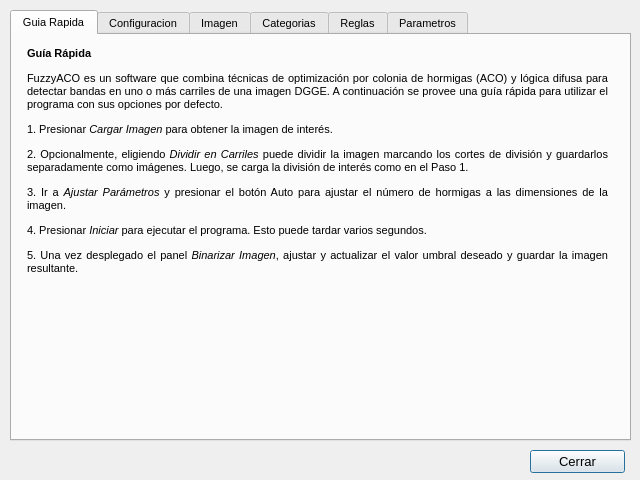
<?xml version="1.0" encoding="UTF-8"?>
<ui version="4.0">
 <class>helpDialog</class>
 <widget class="QDialog" name="helpDialog">
  <property name="windowModality">
   <enum>Qt::ApplicationModal</enum>
  </property>
  <property name="geometry">
   <rect>
    <x>0</x>
    <y>0</y>
    <width>640</width>
    <height>480</height>
   </rect>
  </property>
  <property name="minimumSize">
   <size>
    <width>640</width>
    <height>480</height>
   </size>
  </property>
  <property name="maximumSize">
   <size>
    <width>640</width>
    <height>480</height>
   </size>
  </property>
  <property name="windowTitle">
   <string>Ayuda</string>
  </property>
  <widget class="QPushButton" name="closeButton">
   <property name="geometry">
    <rect>
     <x>530</x>
     <y>450</y>
     <width>95</width>
     <height>23</height>
    </rect>
   </property>
   <property name="font">
    <font>
     <family>MS Shell Dlg 2</family>
     <pointsize>10</pointsize>
    </font>
   </property>
   <property name="text">
    <string>Cerrar</string>
   </property>
  </widget>
  <widget class="QTabWidget" name="helpWidget">
   <property name="geometry">
    <rect>
     <x>10</x>
     <y>10</y>
     <width>621</width>
     <height>431</height>
    </rect>
   </property>
   <property name="font">
    <font>
     <pointsize>8</pointsize>
    </font>
   </property>
   <property name="tabPosition">
    <enum>QTabWidget::North</enum>
   </property>
   <property name="currentIndex">
    <number>0</number>
   </property>
   <widget class="QWidget" name="tab_0">
    <attribute name="title">
     <string>Guia Rapida</string>
    </attribute>
    <widget class="QLabel" name="label_0">
     <property name="geometry">
      <rect>
       <x>15</x>
       <y>12</y>
       <width>581</width>
       <height>361</height>
      </rect>
     </property>
     <property name="text">
      <string>&lt;html&gt;&lt;head/&gt;&lt;body&gt;&lt;p align=&quot;justify&quot;&gt;&lt;span style=&quot; font-weight:600;&quot;&gt;Guía Rápida&lt;/span&gt;&lt;/p&gt;&lt;p align=&quot;justify&quot;&gt;FuzzyACO es un software que combina técnicas de optimización por colonia de hormigas (ACO) y lógica difusa para detectar bandas en uno o más carriles de una imagen DGGE. A continuación se provee una guía rápida para utilizar el programa con sus opciones por defecto.&lt;/p&gt;&lt;p align=&quot;justify&quot;&gt;1. Presionar &lt;span style=&quot; font-style:italic;&quot;&gt;Cargar Imagen&lt;/span&gt; para obtener la imagen de interés.&lt;/p&gt;&lt;p align=&quot;justify&quot;&gt;2. Opcionalmente, eligiendo &lt;span style=&quot; font-style:italic;&quot;&gt;Dividir en Carriles&lt;/span&gt; puede dividir la imagen marcando los cortes de división y guardarlos separadamente como imágenes. Luego, se carga la división de interés como en el Paso 1.&lt;/p&gt;&lt;p align=&quot;justify&quot;&gt;3. Ir a &lt;span style=&quot; font-style:italic;&quot;&gt;Ajustar Parámetros&lt;/span&gt; y presionar el botón Auto para ajustar el número de hormigas a las dimensiones de la imagen.&lt;/p&gt;&lt;p align=&quot;justify&quot;&gt;4. Presionar&lt;span style=&quot; font-style:italic;&quot;&gt; Iniciar&lt;/span&gt; para ejecutar el programa. Esto puede tardar varios segundos.&lt;/p&gt;&lt;p align=&quot;justify&quot;&gt;5. Una vez desplegado el panel &lt;span style=&quot; font-style:italic;&quot;&gt;Binarizar Imagen&lt;/span&gt;, ajustar y actualizar el valor umbral deseado y guardar la imagen resultante.&lt;/p&gt;&lt;/body&gt;&lt;/html&gt;</string>
     </property>
     <property name="scaledContents">
      <bool>false</bool>
     </property>
     <property name="alignment">
      <set>Qt::AlignLeading|Qt::AlignLeft|Qt::AlignTop</set>
     </property>
     <property name="wordWrap">
      <bool>true</bool>
     </property>
    </widget>
   </widget>
   <widget class="QWidget" name="tab_1">
    <attribute name="title">
     <string>Configuracion</string>
    </attribute>
    <widget class="QLabel" name="label_1">
     <property name="geometry">
      <rect>
       <x>10</x>
       <y>10</y>
       <width>591</width>
       <height>361</height>
      </rect>
     </property>
     <property name="text">
      <string>&lt;html&gt;&lt;head/&gt;&lt;body&gt;&lt;p align=&quot;justify&quot;&gt;&lt;span style=&quot; font-weight:600;&quot;&gt;Consideraciones Importantes&lt;/span&gt;&lt;/p&gt;&lt;p align=&quot;justify&quot;&gt;En el directorio del ejecutable del programa deben estar presentes los sub-directorios &lt;span style=&quot; font-style:italic;&quot;&gt;config&lt;/span&gt; y &lt;span style=&quot; font-style:italic;&quot;&gt;resources&lt;/span&gt;. El primero debe contener el archivo &lt;span style=&quot; font-style:italic;&quot;&gt;default.cfg&lt;/span&gt; incluido con la distribución del programa; éste es el archivo de configuración (categorías difusas, reglas difusas y otros parámetros) del software por defecto, y se carga cada vez que se inicia la interfaz. El segundo, contiene elementos gráficos de la interfaz y se recomienda no alterarlo.&lt;/p&gt;&lt;p align=&quot;justify&quot;&gt;Se pueden crear archivos de configuración adicionales presionando el botón &lt;span style=&quot; font-style:italic;&quot;&gt;Guardar Configuración&lt;/span&gt;, el cual almacenará el conjunto de categorías, reglas y parámetros activos en el software en ese momento a un archivo de extensión &lt;span style=&quot; font-style:italic;&quot;&gt;.cfg&lt;/span&gt;. Tener presente que de esta manera se puede sobreescribir el archivo &lt;span style=&quot; font-style:italic;&quot;&gt;config/default.cfg&lt;/span&gt; si no se tiene cuidado. Para cargar un archivo de configuración existente, utilizar la opción &lt;span style=&quot; font-style:italic;&quot;&gt;Cargar Configuración&lt;/span&gt;.&lt;/p&gt;&lt;p align=&quot;justify&quot;&gt;Si bien los archivos de configuración pueden ser editados a través de un editor de texto, se recomienda hacerlo directamente desde el programa para preservar la integridad del conjunto de categorías, reglas y parámetros considerado.&lt;/p&gt;&lt;p align=&quot;justify&quot;&gt;Cada vez que se ejecuta el programa se agrega al final del archivo de texto &lt;span style=&quot; font-style:italic;&quot;&gt;runlog.txt&lt;/span&gt; el tiempo en segundos que tomó dicha ejecución. Si dicho archivo no está presente en el directorio del programa, se creará automáticamente.&lt;/p&gt;&lt;p align=&quot;justify&quot;&gt;&lt;span style=&quot; font-weight:600;&quot;&gt;Cargar Configuración&lt;/span&gt;&lt;/p&gt;&lt;p align=&quot;justify&quot;&gt;Mediante este botón se carga un archivo de configuración &lt;span style=&quot; font-style:italic;&quot;&gt;.cfg&lt;/span&gt;. Esta acción reemplazará los parámetros, categorías y reglas difusas utilizadas hasta ese momento por aquellas contenidas en el archivo &lt;span style=&quot; font-style:italic;&quot;&gt;.cfg&lt;/span&gt; seleccionado.&lt;/p&gt;&lt;p align=&quot;justify&quot;&gt;&lt;span style=&quot; font-weight:600;&quot;&gt;Guardar Configuración&lt;/span&gt;&lt;/p&gt;&lt;p align=&quot;justify&quot;&gt;Con este botón se puede almacenar la configuración actual de parámetros, categorías y reglas difusas a un archivo de configuración &lt;span style=&quot; font-style:italic;&quot;&gt;.cfg&lt;/span&gt;.&lt;/p&gt;&lt;/body&gt;&lt;/html&gt;</string>
     </property>
     <property name="scaledContents">
      <bool>false</bool>
     </property>
     <property name="alignment">
      <set>Qt::AlignLeading|Qt::AlignLeft|Qt::AlignTop</set>
     </property>
     <property name="wordWrap">
      <bool>true</bool>
     </property>
    </widget>
   </widget>
   <widget class="QWidget" name="tab_2">
    <attribute name="title">
     <string>Imagen</string>
    </attribute>
    <widget class="QLabel" name="label_2">
     <property name="geometry">
      <rect>
       <x>10</x>
       <y>10</y>
       <width>581</width>
       <height>361</height>
      </rect>
     </property>
     <property name="text">
      <string>&lt;html&gt;&lt;head/&gt;&lt;body&gt;&lt;p align=&quot;justify&quot;&gt;&lt;span style=&quot; font-weight:600;&quot;&gt;Cargar Imagen&lt;/span&gt;&lt;/p&gt;&lt;p align=&quot;justify&quot;&gt;Este botón abre un cuadro de diálogo para escoger la imagen a ser procesada por el programa o propiciar su división en carriles. Se aceptan los formatos &lt;span style=&quot; font-style:italic;&quot;&gt;.png&lt;/span&gt;, &lt;span style=&quot; font-style:italic;&quot;&gt;.jpg&lt;/span&gt; y &lt;span style=&quot; font-style:italic;&quot;&gt;.bmp&lt;/span&gt;.&lt;/p&gt;&lt;p align=&quot;justify&quot;&gt;&lt;span style=&quot; font-weight:600;&quot;&gt;Dividir en Carriles&lt;/span&gt;&lt;/p&gt;&lt;p align=&quot;justify&quot;&gt;A través de este panel se puede dividir la imagen ya cargada en el programa en carriles. Para ello, se desplaza el marcador a la posición donde se desea producir el corte y se presiona el botón &lt;span style=&quot; font-style:italic;&quot;&gt;Agregar Carril&lt;/span&gt;. Con el botón &lt;span style=&quot; font-style:italic;&quot;&gt;Deshacer&lt;/span&gt; se elimina (secuencialmente) el último corte realizado, mientras que la opción &lt;span style=&quot; font-style:italic;&quot;&gt;Borrar Todo&lt;/span&gt; los elimina todos. Finalmente, con el botón &lt;span style=&quot; font-style:italic;&quot;&gt;Guardar&lt;/span&gt; se especifica un nombre y un directorio para almacenar las nuevas imágenes correspondientes a cada división, en formato &lt;span style=&quot; font-style:italic;&quot;&gt;.png&lt;/span&gt;. Por ejemplo, si se especifica el nombre 'Carril' y se definieron tres cortes, los segmentos a guardar corresponderán a los archivos 'Carril 0.png', 'Carril 1.png', 'Carril 2.png' y 'Carril 3.png'.&lt;/p&gt;&lt;p align=&quot;justify&quot;&gt;&lt;span style=&quot; font-weight:600;&quot;&gt;Binarizar Imagen&lt;/span&gt;&lt;/p&gt;&lt;p align=&quot;justify&quot;&gt;En este panel se visualiza la imagen binarizada una vez ejecutado el programa.&lt;/p&gt;&lt;p align=&quot;justify&quot;&gt;Para cambiar el valor umbral, desplazar el marcardor al valor deseado. Para actualizar la apariencia de la imagen resultante, presionar el botón &lt;span style=&quot; font-style:italic;&quot;&gt;Actualizar&lt;/span&gt;. Para recuperar el valor umbral sugerido por el algoritmo, presionar el botón &lt;span style=&quot; font-style:italic;&quot;&gt;Aplicar Isodata&lt;/span&gt;. Para guardar la imagen mostrada, oprimir el botón &lt;span style=&quot; font-style:italic;&quot;&gt;Guardar&lt;/span&gt;. &lt;/p&gt;&lt;/body&gt;&lt;/html&gt;</string>
     </property>
     <property name="scaledContents">
      <bool>false</bool>
     </property>
     <property name="alignment">
      <set>Qt::AlignLeading|Qt::AlignLeft|Qt::AlignTop</set>
     </property>
     <property name="wordWrap">
      <bool>true</bool>
     </property>
    </widget>
   </widget>
   <widget class="QWidget" name="tab_3">
    <attribute name="title">
     <string>Categorias</string>
    </attribute>
    <widget class="QLabel" name="label_3">
     <property name="geometry">
      <rect>
       <x>10</x>
       <y>10</y>
       <width>581</width>
       <height>361</height>
      </rect>
     </property>
     <property name="text">
      <string>&lt;html&gt;&lt;head/&gt;&lt;body&gt;&lt;p align=&quot;justify&quot;&gt;&lt;span style=&quot; font-weight:600;&quot;&gt;Administrar Categorías Difusas&lt;/span&gt;&lt;/p&gt;&lt;p align=&quot;justify&quot;&gt;En este panel se pueden agregar o eliminar categorías difusas para cada una de las categorías difusas: &lt;span style=&quot; font-style:italic;&quot;&gt;mRow&lt;/span&gt;, &lt;span style=&quot; font-style:italic;&quot;&gt;mCol&lt;/span&gt;, &lt;span style=&quot; font-style:italic;&quot;&gt;iDiag&lt;/span&gt;, &lt;span style=&quot; font-style:italic;&quot;&gt;edge&lt;/span&gt;; así como modificar los parámetros de sus funciones de pertenencia.&lt;/p&gt;&lt;p align=&quot;justify&quot;&gt;Para agregar una categoría difusa a la variable difusa seleccionada, presionar el botón &lt;span style=&quot; font-style:italic;&quot;&gt;más&lt;/span&gt; (+). Esta acción duplicará la categoría difusa seleccionada. Para cambiar su nombre, modificar el campo 'Nombre' y presionar &lt;span style=&quot; font-style:italic;&quot;&gt;Cambiar&lt;/span&gt;. Para mover la categoría difusa a otra variable, seleccionar dicha variable en las opciones de 'Variable' y oprimir &lt;span style=&quot; font-style:italic;&quot;&gt;Cambiar&lt;/span&gt;. Para eliminar una categoría difusa, seleccionarla y presionar el botón &lt;span style=&quot; font-style:italic;&quot;&gt;menos&lt;/span&gt; (-). Notar que cada variable difusa debe contener al menos una categoría difusa. &lt;/p&gt;&lt;/body&gt;&lt;/html&gt;</string>
     </property>
     <property name="scaledContents">
      <bool>false</bool>
     </property>
     <property name="alignment">
      <set>Qt::AlignLeading|Qt::AlignLeft|Qt::AlignTop</set>
     </property>
     <property name="wordWrap">
      <bool>true</bool>
     </property>
    </widget>
   </widget>
   <widget class="QWidget" name="tab_4">
    <attribute name="title">
     <string>Reglas</string>
    </attribute>
    <widget class="QLabel" name="label_4">
     <property name="geometry">
      <rect>
       <x>10</x>
       <y>10</y>
       <width>581</width>
       <height>361</height>
      </rect>
     </property>
     <property name="text">
      <string>&lt;html&gt;&lt;head/&gt;&lt;body&gt;&lt;p align=&quot;justify&quot;&gt;&lt;span style=&quot; font-weight:600;&quot;&gt;Administrar Reglas Difusas&lt;/span&gt;&lt;/p&gt;&lt;p align=&quot;justify&quot;&gt;Mediante este panel es posible modificar las reglas de inferencia difusa utilizadas para la generación de la información heurística del modelo.&lt;/p&gt;&lt;p align=&quot;justify&quot;&gt;Para agregar una regla, presionar el botón &lt;span style=&quot; font-style:italic;&quot;&gt;más&lt;/span&gt; (+) del selector de reglas para duplicar la regla seleccionada. Para eliminar una regla, presionar el botón &lt;span style=&quot; font-style:italic;&quot;&gt;menos&lt;/span&gt; (-) del selector de reglas. Se debe contar con al menos una regla en todo momento.&lt;/p&gt;&lt;p align=&quot;justify&quot;&gt;Para agregar una categoría difusa a la regla seleccionada, oprimir el botón &lt;span style=&quot; font-style:italic;&quot;&gt;más&lt;/span&gt; (+) del selector de categorías. Esto duplicará la categoría seleccionada. Para modificarla, escoger una variable y categoría de los campos correspondientes. Para eliminar una categoría, hacer clic en el botón &lt;span style=&quot; font-style:italic;&quot;&gt;menos&lt;/span&gt; (-) del selector de categorías. Solo se pueden eliminar categorías de las variables de entrada (&lt;span style=&quot; font-style:italic;&quot;&gt;mRow&lt;/span&gt;, &lt;span style=&quot; font-style:italic;&quot;&gt;mCol&lt;/span&gt;, &lt;span style=&quot; font-style:italic;&quot;&gt;iDiag&lt;/span&gt;) de esta manera, y de entre éstas debe estar presente al menos una en la regla respectiva. Conversamente, no puede haber más de una categoría de salida (&lt;span style=&quot; font-style:italic;&quot;&gt;edge&lt;/span&gt;) por regla. &lt;/p&gt;&lt;/body&gt;&lt;/html&gt;</string>
     </property>
     <property name="scaledContents">
      <bool>false</bool>
     </property>
     <property name="alignment">
      <set>Qt::AlignLeading|Qt::AlignLeft|Qt::AlignTop</set>
     </property>
     <property name="wordWrap">
      <bool>true</bool>
     </property>
    </widget>
   </widget>
   <widget class="QWidget" name="tab_5">
    <attribute name="title">
     <string>Parametros</string>
    </attribute>
    <widget class="QLabel" name="label_5">
     <property name="geometry">
      <rect>
       <x>10</x>
       <y>10</y>
       <width>581</width>
       <height>391</height>
      </rect>
     </property>
     <property name="text">
      <string>&lt;html&gt;&lt;head/&gt;&lt;body&gt;&lt;p align=&quot;justify&quot;&gt;&lt;span style=&quot; font-weight:600;&quot;&gt;Ajustar Parámetros&lt;/span&gt;&lt;/p&gt;&lt;p align=&quot;justify&quot;&gt;&lt;span style=&quot; font-style:italic;&quot;&gt;Auto:&lt;/span&gt; Asigna el número de hormigas recomendado por el modelo según las dimensiones de la imagen.&lt;/p&gt;&lt;p align=&quot;justify&quot;&gt;&lt;span style=&quot; font-style:italic;&quot;&gt;Tipo de Movimiento:&lt;/span&gt; Modifica el criterio de movimiento de cada hormiga. Puede ser &lt;span style=&quot; font-style:italic;&quot;&gt;Determinista&lt;/span&gt; (por defecto) o &lt;span style=&quot; font-style:italic;&quot;&gt;No Determinista&lt;/span&gt;.&lt;/p&gt;&lt;p align=&quot;justify&quot;&gt;&lt;span style=&quot; font-style:italic;&quot;&gt;Tipo de Defusificacion:&lt;/span&gt; Define la manera en que se escoge la intensidad final de cada celda de la matriz heurística en el último paso de defusificación del motor de inferencia difusa. Las opciones en este sentido son SOM (menor del máximo), MOM (media del máximo), LOM (mayor del máximo, por defecto) y COA (centro de área).&lt;/p&gt;&lt;p align=&quot;justify&quot;&gt;&lt;span style=&quot; font-style:italic;&quot;&gt;Hormigas: &lt;/span&gt;Número de hormigas que recorren la imagen en cada ejecución del programa.&lt;/p&gt;&lt;p align=&quot;justify&quot;&gt;&lt;span style=&quot; font-style:italic;&quot;&gt;Ciclos:&lt;/span&gt; Cantidad de iteraciones del algoritmo.&lt;/p&gt;&lt;p align=&quot;justify&quot;&gt;&lt;span style=&quot; font-style:italic;&quot;&gt;Pasos/Ciclo:&lt;/span&gt; Cantidad de veces que se mueve cada hormiga en cada &lt;span style=&quot; font-style:italic;&quot;&gt;Ciclo&lt;/span&gt;.&lt;/p&gt;&lt;p align=&quot;justify&quot;&gt;&lt;span style=&quot; font-style:italic;&quot;&gt;Peso α: &lt;/span&gt;Importancia inicial de la matriz de feromona en el criterio de movimiento de cada hormiga.&lt;/p&gt;&lt;p align=&quot;justify&quot;&gt;&lt;span style=&quot; font-style:italic;&quot;&gt;Peso β:&lt;/span&gt; Importancia inicial de la matriz heurística en el criterio de movimiento de cada hormiga.&lt;/p&gt;&lt;p align=&quot;justify&quot;&gt;&lt;span style=&quot; font-style:italic;&quot;&gt;Máximo Δ: &lt;/span&gt;Umbral de tolerancia de la diferencia entre el mayor y menor valor heurístico de las celdas vecinas de cada hormiga en un determinado momento. Si dicha diferencia es mayor a este umbral, se decrementa &lt;span style=&quot; font-style:italic;&quot;&gt;Peso α&lt;/span&gt; por el valor definido en &lt;span style=&quot; font-style:italic;&quot;&gt;Variación&lt;/span&gt; y se aumenta &lt;span style=&quot; font-style:italic;&quot;&gt;Peso β&lt;/span&gt; por el mismo valor. Situación inversa ocurre si la diferencia es menor al umbral.&lt;/p&gt;&lt;p align=&quot;justify&quot;&gt;Variación: Ver &lt;span style=&quot; font-style:italic;&quot;&gt;Máximo Δ&lt;/span&gt;.&lt;/p&gt;&lt;p align=&quot;justify&quot;&gt;ρ Local: Tasa de evaporación local de las celdas de la matriz de feromona. Se produce cada vez que se mueve una hormiga.&lt;/p&gt;&lt;p align=&quot;justify&quot;&gt;ψ Global: Tasa de evaporación global de la matriz de feromona. Se produce al final de cada &lt;span style=&quot; font-style:italic;&quot;&gt;Ciclo&lt;/span&gt;. &lt;/p&gt;&lt;/body&gt;&lt;/html&gt;</string>
     </property>
     <property name="scaledContents">
      <bool>false</bool>
     </property>
     <property name="alignment">
      <set>Qt::AlignLeading|Qt::AlignLeft|Qt::AlignTop</set>
     </property>
     <property name="wordWrap">
      <bool>true</bool>
     </property>
    </widget>
   </widget>
  </widget>
  <zorder>helpWidget</zorder>
  <zorder>closeButton</zorder>
 </widget>
 <resources/>
 <connections/>
</ui>
